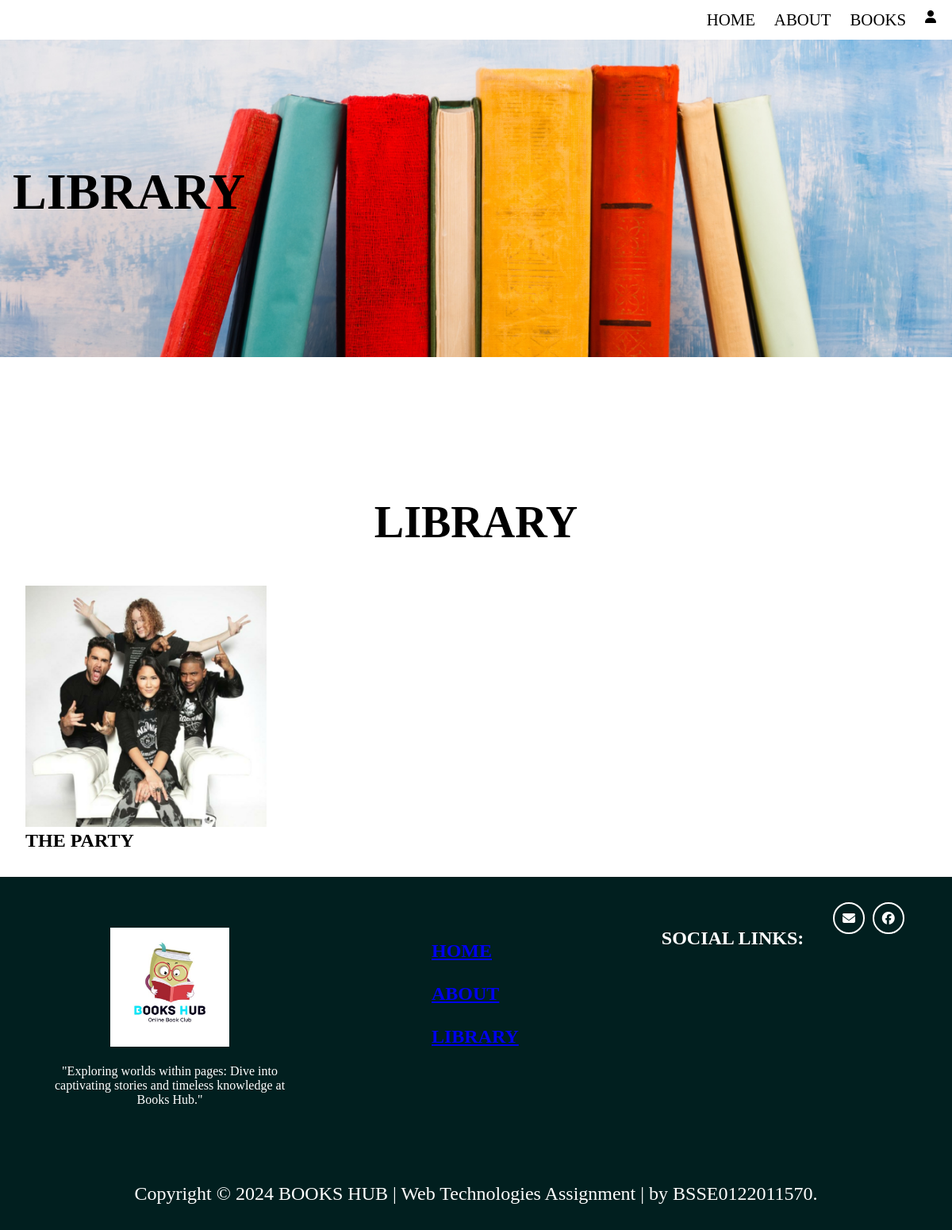
Before: /books.php?type=Mystery with the older database file.
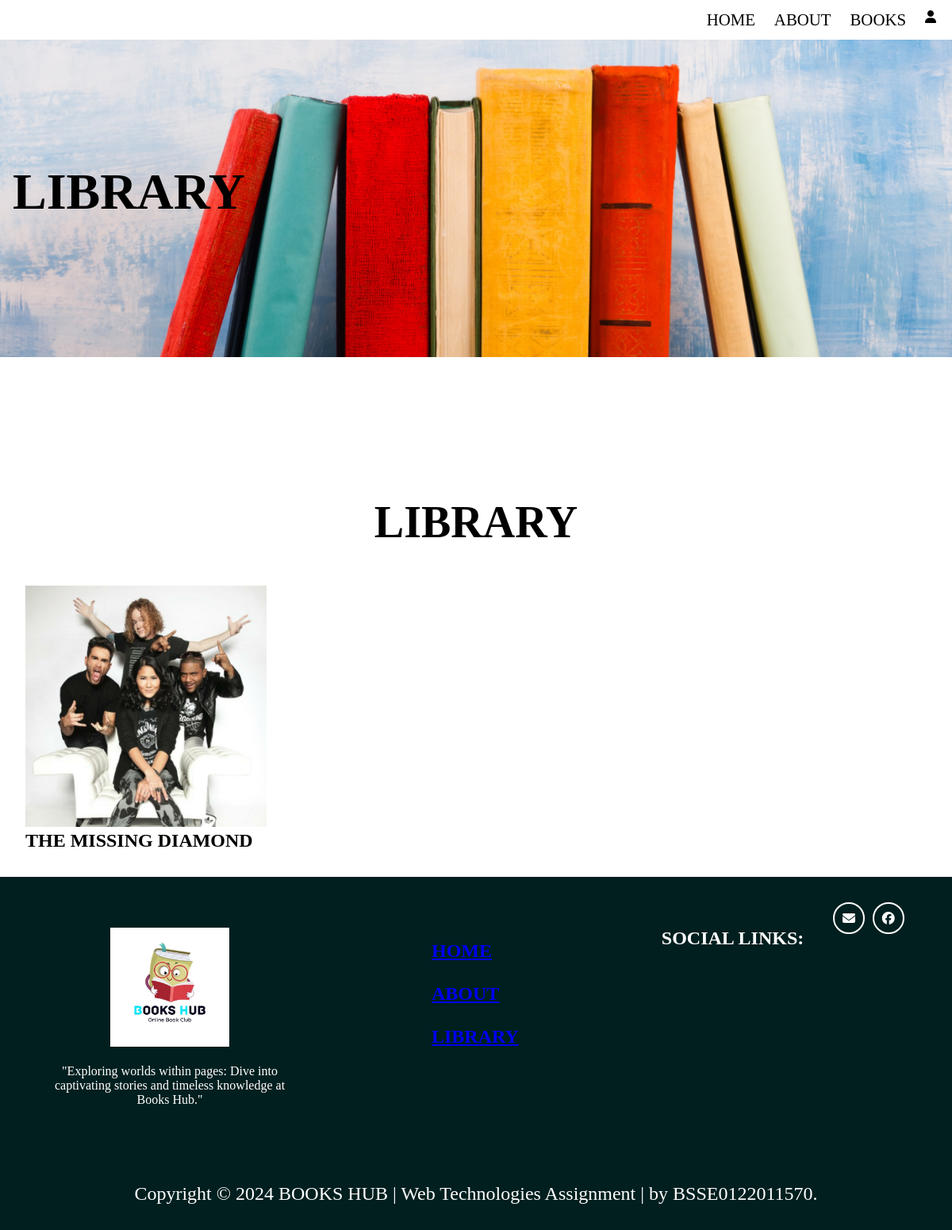
After: the same page with the newer database file.
### tables this page shows
CREATE TABLE `books` (
  `b_id` int(10) NOT NULL,
  `book_name` varchar(50) NOT NULL,
  `img` varchar(100) NOT NULL,
  `title` varchar(50) NOT NULL,
  `story` text NOT NULL,
  `book_type` varchar(255) NOT NULL
);

### books.php (the view, shortened to what this page needs)
<!DOCTYPE html>
<html lang="en">
<head>
    <link rel="stylesheet" href="style.css">
    <link rel="stylesheet" href="https://cdnjs.cloudflare.com/ajax/libs/font-awesome/6.5.1/css/all.min.css" />
</head>
<body>
    <?php @include 'header.php'; ?>
    <main>
        <section id="books">
            <div class="books-main-container">
                <h1>LIBRARY</h1>
            </div>
        </section>
    </main>
    <section class="book-cover" id="book-cover">
        <div class="container">
            <div class="title">
                <h2>LIBRARY</h2>
            </div>
            <div class="book-container">
                <?php
                include_once('./config.php');
                $filter = isset($_GET['type']) ? "WHERE book_type = '" . $_GET['type'] . "'" : "";
                $sql = "SELECT b_id, book_name, img, title, LEFT(story, 0) AS story_short, book_type FROM books $filter";
                $result = $conn->query($sql);
                if ($result->num_rows > 0) {
                    while ($row = $result->fetch_assoc()) {
                ?>
                        <div class="book-card">
                            <a href="./view-book.php?book_id=<?= $row['b_id'] ?>">
                                <img src="./img/<?= $row['img'] ?>" alt="<?= $row['book_name'] ?>">
                                <h1><?= $row['book_name'] ?></h1>
                            </a>
                        </div>
                <?php
                    }
                } else {
                    echo "No results found";
                }
                ?>
            </div>
        </div>
    </section>
    <?php @include 'footer.php'; ?>
</body>
</html>

### header.php (shortened to what this page needs)
<header>
    <div class="header">
        <div class="header-nav">
            <nav class="nav-list">
                <ul>
                    <li>
                        <a href="index.php" class="menue-text">
                            HOME
                        </a>
                    </li>
                    <li>
                        <a href="about.php">ABOUT</a>
                    </li>
                    <li>
                        <a href="books.php">BOOKS</a>
                    </li>
                    <div class="icons">
                        <div id="user-btn" class="fas fa-user"></div>
                    </div>
                </ul>
            </nav>
        </div>
    </div>
</header>

### footer.php
<footer>
<div class="container">
  <div class="wrapper">
    <a href="index.php" class="footer-logo">
      <img src="./img/logo.jpg" alt="Logo" width="150">
    </a>
    <p class="footer-text">   <br>
        "Exploring worlds within pages: Dive into captivating stories and timeless knowledge at Books Hub."
    </p>
  </div>
  <div class="footer-title">
    <p><a href="index.php">HOME</a></p><br>
    <p><a href="about.php">ABOUT</a></p><br>
    <p><a href="books.php">LIBRARY</a></p><br>
  </div>
  <div class = "social-links">
    <p>SOCIAL LINKS:</p><br>
    <a href = "#" title="e-mail"><i class="fa-solid fa-envelope"></i></a>
    <a href = "https://www.facebook.com/profile.php?id=61558154881336&mibextid=ZbWKwL" title="facebook"><i class="fa-brands fa-facebook"></i></a>
  </div>
</div>
<p class="copyright">
  Copyright &copy; <?php echo date('Y'); ?> BOOKS HUB | Web Technologies Assignment | by BSSE0122011570.
</p>
</footer>

### style.css (style rules this page uses)
* { padding: 0; margin: 0; box-sizing: border-box; }
header { padding-inline: 0rem; padding-block: 0rem; }
body { min-height: 100dvh; background-color: #ffffff; }
header { position: sticky; top: 0; z-index: 99999; }
main { min-height: 70dvh; }
.header .header-nav { align-items: center; justify-content: space-between; padding: 5px 10px; display: flex; position: relative; background-color: #ffffff; width: 100%; height: 50px; left: 0; right: 100%; }
.header .nav-list { align-items: center; justify-content: space-between; width: 100%; height: 100%; max-width: 1300px; padding: 0 10px; display: inline-block; position: relative; display: flex; position: relative; justify-content: flex-end; }
.header .nav-list ul { list-style: none; display: flex; justify-content: flex-end; gap: 1.5rem; }
.header .nav-list ul li a { color: #000000; font-size: 1.3rem; cursor: pointer; text-decoration: none; }
#books { background: #ffffff url(./img/book\ cover.png) top right no-repeat; background-size: cover; left: 0; right: 0; top: 0; height: 50dvh; display: flex; flex-direction: column; align-items: flex-start; justify-content: center; padding: 1rem; position: relative; }
#books h1 { color: #000000; margin-bottom: 1rem; font-size: 4rem; }
footer { background-color: rgb(1, 31, 31); }
footer .container { padding: 2rem; display: flex; grid-template-columns: 1fr; gap: 100px; }
footer .wrapper { text-align: center; padding: 2rem; }
.footer-logo { margin-bottom: 10px; }
.footer-text { color: white; max-width: 300px; margin-inline: auto; margin: auto; }
.footer-title { color: #ffffff; font-weight: 700; margin-bottom: 0.4rem; display: flow; padding: 3rem; font-size: 1.5rem; }
.social-links { display: flex; justify-content: center; margin-bottom: 1.4rem; }
.social-links p { color: #ffffff; font-weight: 700; margin-bottom: 0.4rem; display: flow; padding: 2rem; font-size: 1.5rem; }
.social-links a { border: 2px solid #fff; color: #fff; display: block; width: 40px; height: 40px; display: flex; justify-content: center; align-items: center; border-radius: 50%; text-decoration: none; margin: 0 0.3rem; transition: all 0.5s ease; }
.copyright { color: #fff; font-size: 1.5rem; text-align: center; padding: 2rem; border-top: 1px; }
.book-cover { padding: 0rem; }
.title { text-align: center; padding: 1rem 0; }
.title h2 { font-size: 3.5rem; }
.book-cover .book-container { padding: 2rem; display: contents; align-items: center; }
.book-card, .book-cover-content { width: calc((55% - 1rem) / 2); }
.book-card img { width: 100%; }
.book-card a { text-decoration: none; color: #000000; }
.book-cover .book-container { padding: 2rem; display: flex; align-items: center; flex-wrap: wrap; gap: 5.4rem; }

Changed rows visible on the page:
changed books: book_name "THE PARTY" → "THE MISSING DIAMOND"
